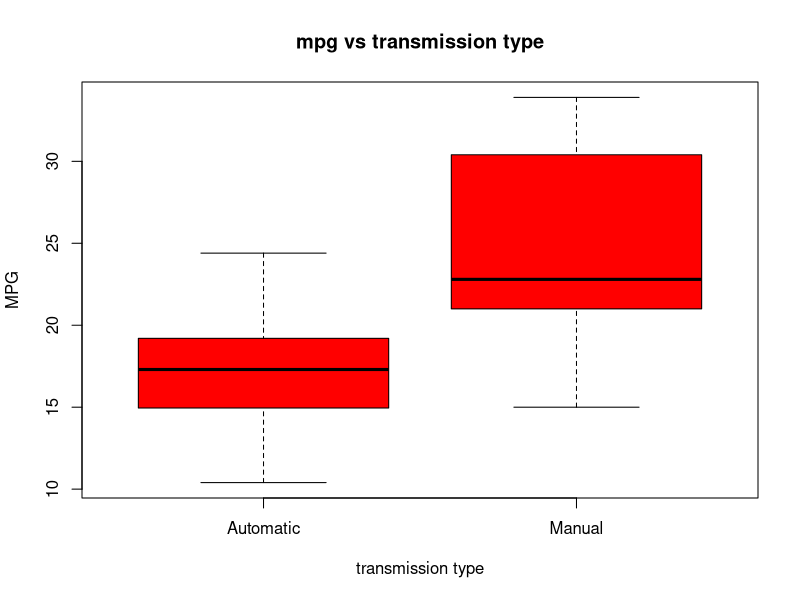
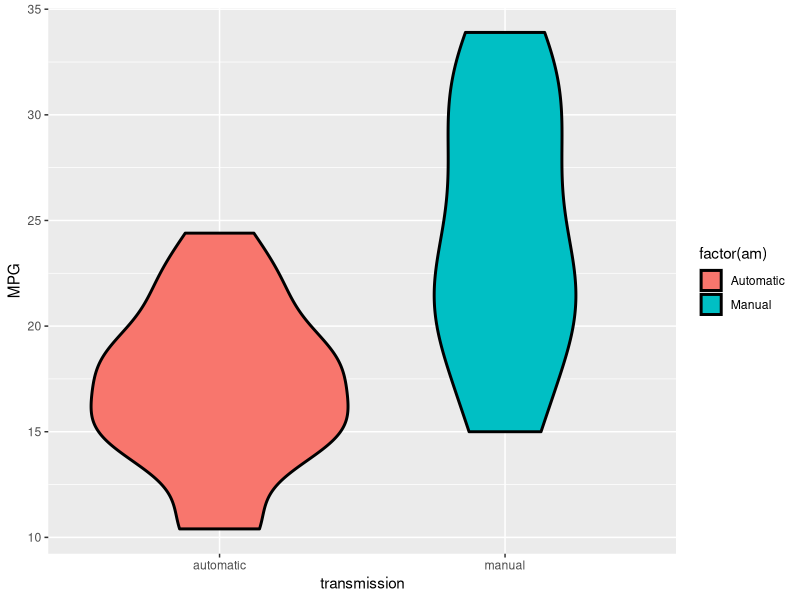
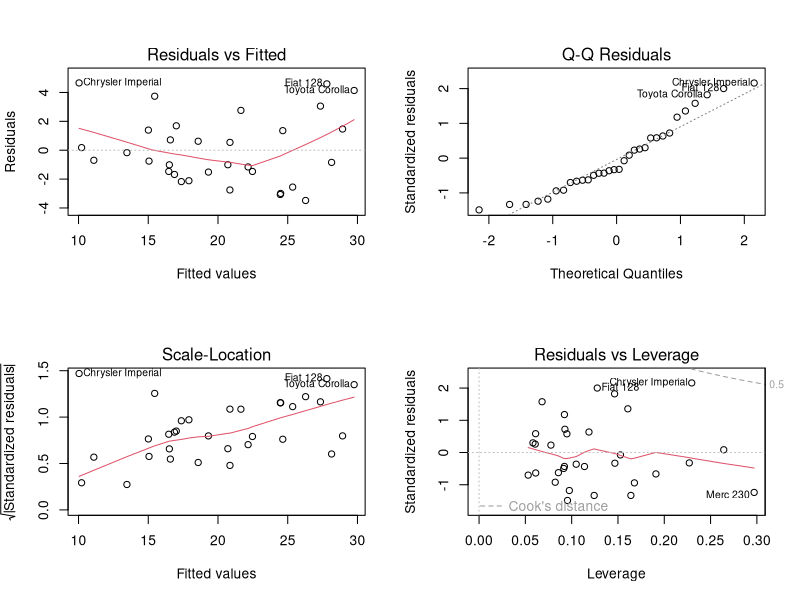

These charts were generated, in order, by the following R code:
## ---- chunk 1
knitr::opts_chunk$set(echo = TRUE)
## ---- chunk 2
data(mtcars)
names(mtcars)

## ---- chunk 3
summary(cars)

## ---- chunk 4
cor(mtcars$mpg,mtcars[,-1])

## ---- chunk 5
mtcars$am <- as.factor(mtcars$am)
levels(mtcars$am) <-c("Automatic", "Manual")

## ---- chunk 6
t.test(mtcars$mpg~mtcars$am,conf.level=0.95)

## ---- chunk 7
model = lm(data = mtcars, mpg ~ .)
summary(model)

## ---- chunk 8
bestmodel = step(lm(data = mtcars, mpg ~ .), trace=0)
summary(bestmodel)

## ---- chunk 9
boxplot(mtcars$mpg ~ mtcars$am, data = mtcars, outpch = 19, ylab="MPG",xlab="transmission type",main="mpg vs transmission type", col="red")

## ---- chunk 10
library(stats) 
library(ggplot2)
ggplot(mtcars, aes(y=mpg, x=factor(am, labels = c("automatic", "manual")), fill=factor(am)))+
        geom_violin(colour="black", size=1)+
        xlab("transmission") + ylab("MPG")

## ---- chunk 11
par(mfrow = c(2,2))
plot(bestmodel)

## ---- chunk 12
full.model <- lm(mpg ~ ., data = mtcars)
best.model <- step(full.model, direction = "backward")

